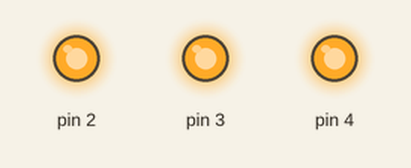
The sketch below on a simulated Arduino Uno, built with avr-gcc and run on an emulated ATmega328P. Parts: output pins drawn as LEDs (lit = HIGH).

Above: at 0.12 s.
At 0.38 s:
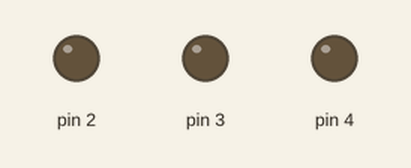
At 2.56 s:
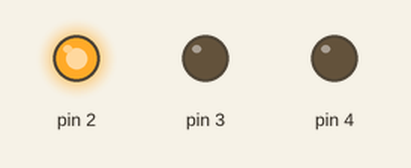
At 2.66 s:
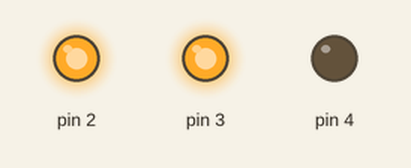
At 2.81 s:
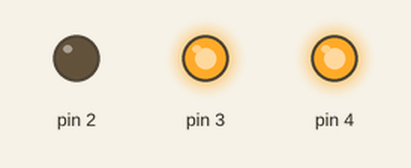
At 2.92 s:
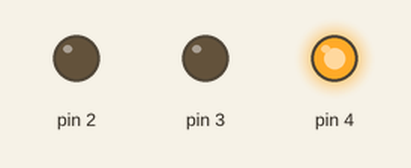
Timing chart, 0 to 3.2 s (numbered marks = the images above):
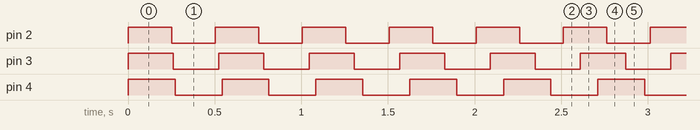

The sketch:

Blink_3_LEDs_Millis.ino
```cpp
unsigned long timer[3];
bool state[3] = {true, true, true};
int frequency[3] = {250, 260, 270};

void setup()
{
    for (int index = 0; index < 3; index++)
    {
        pinMode(index + 2, OUTPUT);
        timer[index] = millis();
    }
}

void loop()
{
    for (int index = 0; index < 3; index++)
    {
        if (state[index] == true)
        {
            digitalWrite(index + 2, HIGH);
        }
        else
        {
            digitalWrite(index + 2, LOW);
        }

        if (millis() > (timer[index] + frequency[index]) )
        {
            state[index] = !state[index];
            timer[index] = millis();
        }
    }
}
```

Measured:
- by itself, pin 2: alternates HIGH for 0.25 s and LOW for 0.25 s
- by itself, pin 3: alternates HIGH for 0.26 s and LOW for 0.26 s
- by itself, pin 4: alternates HIGH for 0.27 s and LOW for 0.27 s
